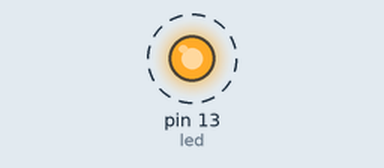
Bench run of a sketch on a simulated Arduino Uno, built with avr-gcc and run on an emulated ATmega328P. Parts: output pins drawn as LEDs (lit = HIGH). Dashed ring = blinking.

Above: at 0.02 s.
Timing chart, 0 to 3.0 s (numbered marks = the images above):
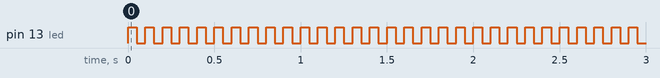

Measured:
- by itself, pin 13 (led): alternates HIGH for 0.05 s and LOW for 0.05 s

The sketch:

Basics.ino
```cpp
int led = 13;

void setup() {
  pinMode(led, OUTPUT);
}

void loop() {
  digitalWrite(led, HIGH);
  delay(50);  // 1 sec (1000 milliseconds)
  digitalWrite(led, LOW);
  delay(50);
}
```
